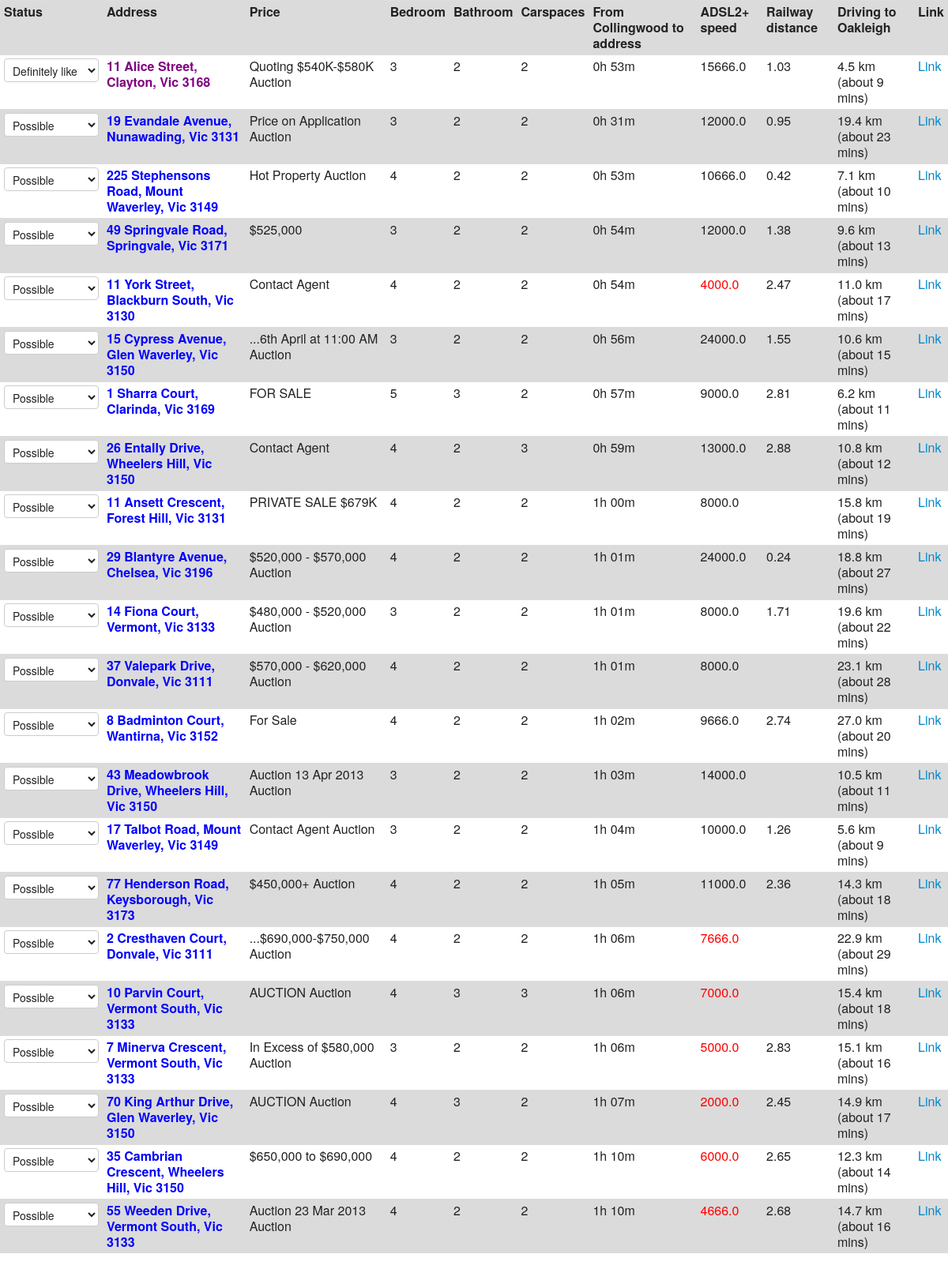
The page / on the database its author committed.
### base/models.py (models this page shows)
class Detail(models.Model):
    DETAIL_CHOICE = (
        ('S', 'Scheduled to view'),
        ('D', 'Definitely like'),
        ('U', 'Not Checked'),
        ('P', 'Possible'),
        ('N', 'NO.')
    )
    status = models.CharField(max_length=1, choices=DETAIL_CHOICE, default='U')
    address = models.CharField(
        unique=True,
        max_length=300
    )
    title = models.CharField(
        max_length=300,
        blank=True
        )
    price = models.CharField(
        max_length=300,
        blank=True
        )
    url = models.CharField(
        max_length=500,
        )
    bedrooms = models.IntegerField(default=0)
    bathrooms = models.IntegerField(default=0)
    carspaces = models.IntegerField(default=0)
    pt_depart_time = models.CharField(
        max_length=100,
        blank=True
        )
    pt_arrive_time = models.CharField(
        max_length=100,
        blank=True
        )
    pt_duration = models.CharField(
        max_length=100,
        blank=True
        )
    crow_fly_distance = models.FloatField(
        blank=True,
        null=True
        )
    cable_length = models.FloatField(
        blank=True,
        null=True
        )
    estimated_speed = models.FloatField(
        blank=True,
        null=True
        )
    oak_summary = models.CharField(
        max_length=100,
        blank=True
        )
    def get_nearest_railway(self):
        if (self.railwayposition_set.count()):
            return min(self.railwayposition_set.all(), key=lambda i: i.distance)
        else:
            return None

class RailwayPosition(models.Model):
    detail = models.ForeignKey(Detail)
    line_name = models.CharField(
        max_length=100,
        blank=True
        )
    distance = models.FloatField(blank=True)

### base/views.py (the view, shortened to what this page needs)
# urls.py: url(r'^$', base_views.Index.as_view(), name='index'),
class Index(TemplateView):
    template_name = "index.html"
    def get_context_data(self, *args, **kwargs):
        context = super(Index, self).get_context_data(*args, **kwargs)
        objects = Detail.objects.exclude(status__in=['N']).order_by('status', 'pt_duration', '-estimated_speed', 'bathrooms')
        context["choice_types"] = Detail.DETAIL_CHOICE
        context["REURL"] = settings.REAL_ESTATE_URL
        context["details"] = objects
        context["request"] = self.request
        context["token"] = django.middleware.csrf.get_token(self.request)
        return context

### templates/index.html (shortened to what this page needs)
{% extends 'base.html' %}
{% block contents %}
    <table class="table table-condensed table-striped">
        <tr>
            <th>Status</th>
            <th>Address</th>
            <th>Price</th>
            <th>Bedroom</th>
            <th>Bathroom</th>
            <th>Carspaces</th>
            <th>From Collingwood to address</th>
            <th>ADSL2+ speed</th>
            <th>Railway distance</th>
            <th>Driving to Oakleigh</th>
            <th>Link</th>
        </tr>
    {% for detail in details %}
        <tr>
            <td>
                <select style="width: 120px;" data-id="{{ detail.id }}">
                    {% for option in choice_types %}
                        <option value="{{ option.0 }}"{% if option.0 == detail.status%} selected{% endif %}>{{ option.1 }}</option>
                    {% endfor %}
                </select>
            </td>
            <td>{{ detail.price }}</td>
            <td>{{ detail.bedrooms }}</td>
            <td{% if detail.bathrooms < 2 %} style="color: red;"{% endif %}>{{ detail.bathrooms }}</td>
            <td>{{ detail.carspaces }}</td>
            <td>{{ detail.pt_duration }}</td>
            <td{% if detail.estimated_speed < 8000 and detail.estimated_speed != None %} style="color: red;"{% endif %}>{{ detail.estimated_speed }}</td>
            {% with detail.get_nearest_railway as railway %}
                <td>{{ railway.distance }}</td>
            {% endwith %}
            <td>{{ detail.oak_summary|safe }}</td>
            <td><a href="{{ REURL }}{{ detail.url }}">Link</a></td>
        </tr>
    {% endfor %}
    </table>
{% endblock %}

### templates/base.html (shortened to what this page needs)
<html>
    <head>
        <link href="{{ STATIC_URL }}css/style.css" media="screen, projection" rel="stylesheet" type="text/css" />
        <link href="{{ STATIC_URL }}css/print.css" media="print" rel="stylesheet" type="text/css" />
        <link href="{{ STATIC_URL }}css/overrides.css" media="screen, projection" rel="stylesheet" type="text/css" />
    </head>
    <body>
        {% block contents %}{% endblock %}
    </body>
</html>

### static/css/overrides.css (style rules this page uses)
.table-striped tbody > tr:nth-child(odd) > td, .table-striped tbody > tr:nth-child(odd) > th { background-color: #dbdbdb !important; }

### rows shown on the page
Detail: status+id "Definitely like", status+url+address "11 Alice Street, Clayton, Vic 3168", price "Quoting $540K-$580K Auction", bedrooms "3", bathrooms "2", carspaces "2", pt_duration "0h 53m", estimated_speed "15666.0", get_nearest_railway.distance "1.03", oak_summary "4.5 km (about 9 mins)"
Detail: status+id "Possible", status+url+address "19 Evandale Avenue, Nunawading, Vic 3131", price "Price on Application Auction", bedrooms "3", bathrooms "2", carspaces "2", pt_duration "0h 31m", estimated_speed "12000.0", get_nearest_railway.distance "0.95", oak_summary "19.4 km (about 23 mins)"
Detail: status+id "Possible", status+url+address "225 Stephensons Road, Mount Waverley, Vic 3149", price "Hot Property Auction", bedrooms "4", bathrooms "2", carspaces "2", pt_duration "0h 53m", estimated_speed "10666.0", get_nearest_railway.distance "0.42", oak_summary "7.1 km (about 10 mins)"
Detail: status+id "Possible", status+url+address "49 Springvale Road, Springvale, Vic 3171", price "$525,000", bedrooms "3", bathrooms "2", carspaces "2", pt_duration "0h 54m", estimated_speed "12000.0", get_nearest_railway.distance "1.38", oak_summary "9.6 km (about 13 mins)"
Detail: status+id "Possible", status+url+address "11 York Street, Blackburn South, Vic 3130", price "Contact Agent", bedrooms "4", bathrooms "2", carspaces "2", pt_duration "0h 54m", estimated_speed "4000.0", get_nearest_railway.distance "2.47", oak_summary "11.0 km (about 17 mins)"
Detail: status+id "Possible", status+url+address "15 Cypress Avenue, Glen Waverley, Vic 3150", price "...6th April at 11:00 AM Auction", bedrooms "3", bathrooms "2", carspaces "2", pt_duration "0h 56m", estimated_speed "24000.0", get_nearest_railway.distance "1.55", oak_summary "10.6 km (about 15 mins)"
Detail: status+id "Possible", status+url+address "1 Sharra Court, Clarinda, Vic 3169", price "FOR SALE", bedrooms "5", bathrooms "3", carspaces "2", pt_duration "0h 57m", estimated_speed "9000.0", get_nearest_railway.distance "2.81", oak_summary "6.2 km (about 11 mins)"
Detail: status+id "Possible", status+url+address "26 Entally Drive, Wheelers Hill, Vic 3150", price "Contact Agent", bedrooms "4", bathrooms "2", carspaces "3", pt_duration "0h 59m", estimated_speed "13000.0", get_nearest_railway.distance "2.88", oak_summary "10.8 km (about 12 mins)"
Detail: status+id "Possible", status+url+address "11 Ansett Crescent, Forest Hill, Vic 3131", price "PRIVATE SALE $679K", bedrooms "4", bathrooms "2", carspaces "2", pt_duration "1h 00m", estimated_speed "8000.0", oak_summary "15.8 km (about 19 mins)"
Detail: status+id "Possible", status+url+address "29 Blantyre Avenue, Chelsea, Vic 3196", price "$520,000 - $570,000 Auction", bedrooms "4", bathrooms "2", carspaces "2", pt_duration "1h 01m", estimated_speed "24000.0", get_nearest_railway.distance "0.24", oak_summary "18.8 km (about 27 mins)"
Detail: status+id "Possible", status+url+address "14 Fiona Court, Vermont, Vic 3133", price "$480,000 - $520,000 Auction", bedrooms "3", bathrooms "2", carspaces "2", pt_duration "1h 01m", estimated_speed "8000.0", get_nearest_railway.distance "1.71", oak_summary "19.6 km (about 22 mins)"
Detail: status+id "Possible", status+url+address "37 Valepark Drive, Donvale, Vic 3111", price "$570,000 - $620,000 Auction", bedrooms "4", bathrooms "2", carspaces "2", pt_duration "1h 01m", estimated_speed "8000.0", oak_summary "23.1 km (about 28 mins)"
Detail: status+id "Possible", status+url+address "8 Badminton Court, Wantirna, Vic 3152", price "For Sale", bedrooms "4", bathrooms "2", carspaces "2", pt_duration "1h 02m", estimated_speed "9666.0", get_nearest_railway.distance "2.74", oak_summary "27.0 km (about 20 mins)"
Detail: status+id "Possible", status+url+address "43 Meadowbrook Drive, Wheelers Hill, Vic 3150", price "Auction 13 Apr 2013 Auction", bedrooms "3", bathrooms "2", carspaces "2", pt_duration "1h 03m", estimated_speed "14000.0", oak_summary "10.5 km (about 11 mins)"
Detail: status+id "Possible", status+url+address "17 Talbot Road, Mount Waverley, Vic 3149", price "Contact Agent Auction", bedrooms "3", bathrooms "2", carspaces "2", pt_duration "1h 04m", estimated_speed "10000.0", get_nearest_railway.distance "1.26", oak_summary "5.6 km (about 9 mins)"
Detail: status+id "Possible", status+url+address "77 Henderson Road, Keysborough, Vic 3173", price "$450,000+ Auction", bedrooms "4", bathrooms "2", carspaces "2", pt_duration "1h 05m", estimated_speed "11000.0", get_nearest_railway.distance "2.36", oak_summary "14.3 km (about 18 mins)"
Detail: status+id "Possible", status+url+address "2 Cresthaven Court, Donvale, Vic 3111", price "...$690,000-$750,000 Auction", bedrooms "4", bathrooms "2", carspaces "2", pt_duration "1h 06m", estimated_speed "7666.0", oak_summary "22.9 km (about 29 mins)"
Detail: status+id "Possible", status+url+address "10 Parvin Court, Vermont South, Vic 3133", price "AUCTION Auction", bedrooms "4", bathrooms "3", carspaces "3", pt_duration "1h 06m", estimated_speed "7000.0", oak_summary "15.4 km (about 18 mins)"
Detail: status+id "Possible", status+url+address "7 Minerva Crescent, Vermont South, Vic 3133", price "In Excess of $580,000 Auction", bedrooms "3", bathrooms "2", carspaces "2", pt_duration "1h 06m", estimated_speed "5000.0", get_nearest_railway.distance "2.83", oak_summary "15.1 km (about 16 mins)"
Detail: status+id "Possible", status+url+address "70 King Arthur Drive, Glen Waverley, Vic 3150", price "AUCTION Auction", bedrooms "4", bathrooms "3", carspaces "2", pt_duration "1h 07m", estimated_speed "2000.0", get_nearest_railway.distance "2.45", oak_summary "14.9 km (about 17 mins)"
Detail: status+id "Possible", status+url+address "35 Cambrian Crescent, Wheelers Hill, Vic 3150", price "$650,000 to $690,000", bedrooms "4", bathrooms "2", carspaces "2", pt_duration "1h 10m", estimated_speed "6000.0", get_nearest_railway.distance "2.65", oak_summary "12.3 km (about 14 mins)"
Detail: status+id "Possible", status+url+address "55 Weeden Drive, Vermont South, Vic 3133", price "Auction 23 Mar 2013 Auction", bedrooms "4", bathrooms "2", carspaces "2", pt_duration "1h 10m", estimated_speed "4666.0", get_nearest_railway.distance "2.68", oak_summary "14.7 km (about 16 mins)"
